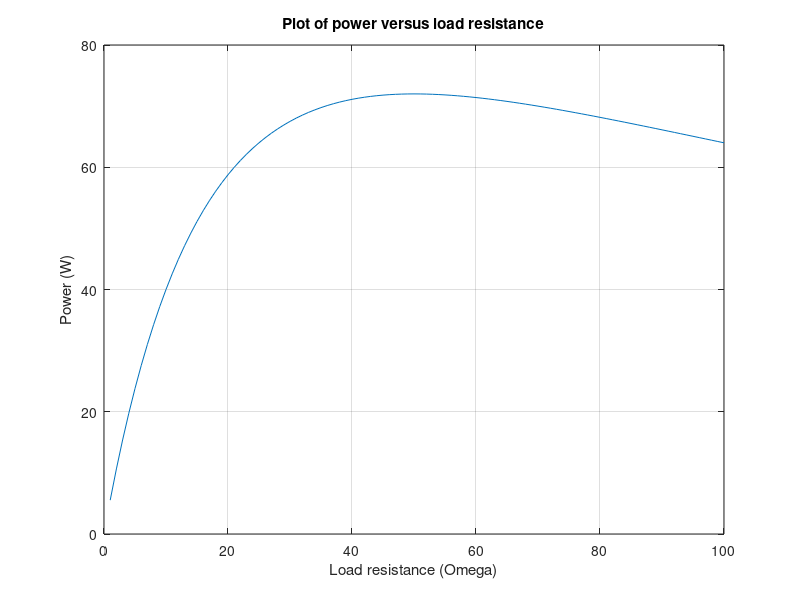

Write MATLAB code to recreate this figure.
%% Example 2.4 - Maximum Power to a Load
clc
clear
close all

V = 120;
Rs = 50;
RL = 1:1:100;
R_TOT = Rs + RL;

I = V./R_TOT;
Ps = (I.^2) .* RL;

plot(RL,Ps)
xlabel("Load resistance (\Omega)")
ylabel("Power (W)")
title("Plot of power versus load resistance")
grid on